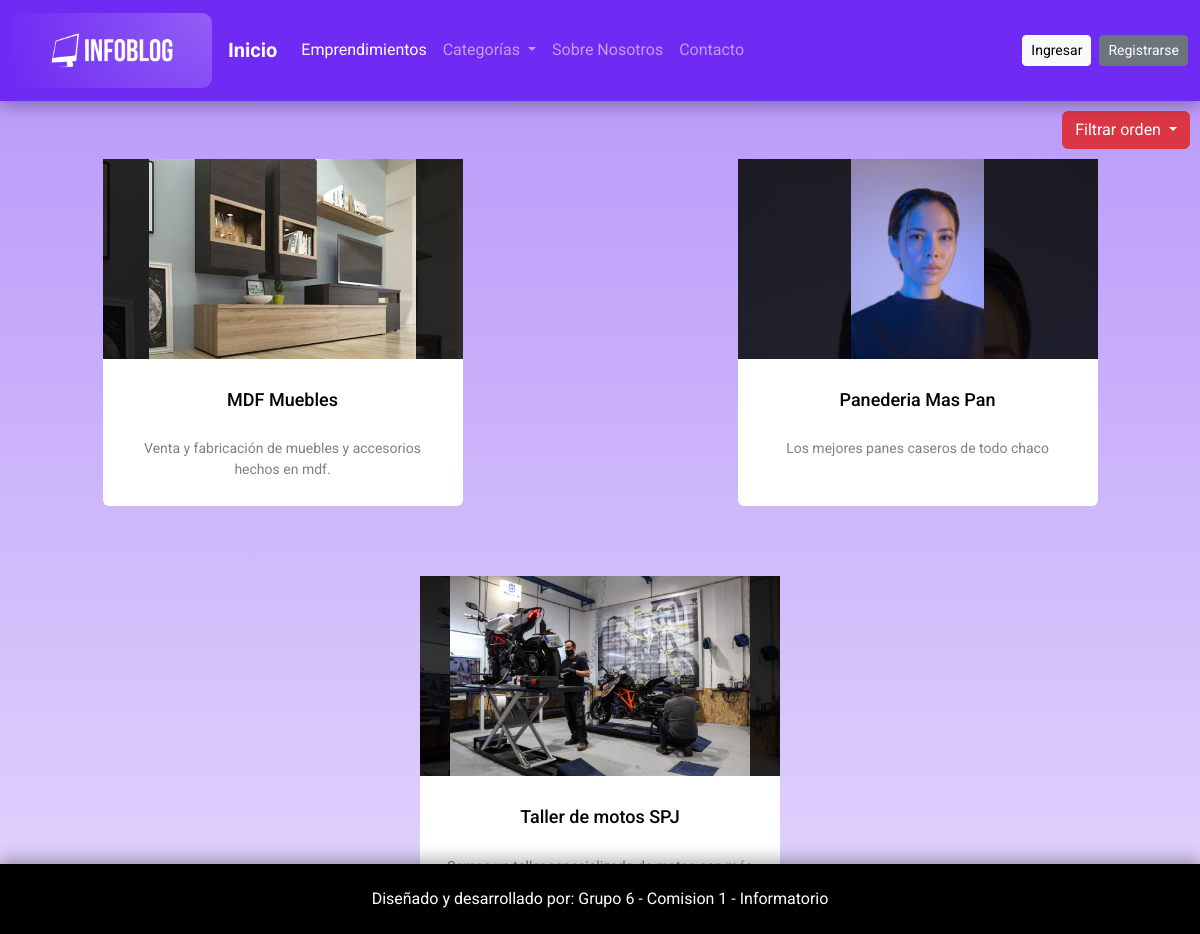
/emprendimientos/Filtrar/asc, run on the app's committed database.
### apps/empr/models.py (models this page shows, shortened)
class Emprendimientos(models.Model):
    creado = models.DateTimeField(
		'creado',
		auto_now_add=True
	)
    modificado = models.DateTimeField(
		'modificado',
		auto_now=True
	)
    titulo = models.CharField(max_length=80)
    resumen = models.TextField()
    contenido = models.TextField()
    autor = models.ForeignKey(User, on_delete = models.CASCADE)
    imagen = models.ImageField(upload_to= 'empr')
    categoria = models.ForeignKey(Categoria, on_delete = models.CASCADE)

### apps/empr/views.py (the view)
# urls.py: path('Filtrar/<str:orden>', views.FiltrarPorOrden.as_view(), name='filtrar_orden'),
class FiltrarPorOrden(ListView):
    model = Emprendimientos
    template_name = 'empr/filtrar-orden.html'
    context_object_name = 'emprendimientos'
    def get_queryset(self):
        nombre = self.kwargs.get('nombre')
        if nombre:
            queryset = Emprendimientos.objects.filter(categoria__nombre=nombre)
        else:
            queryset = Emprendimientos.objects.all()
        orden = self.kwargs.get('orden')
        if orden == 'asc':
            queryset = queryset.order_by('titulo')
        elif orden == 'desc':
            queryset = queryset.order_by('-titulo')
        elif orden == 'antiguedad-asc':
            queryset = queryset.annotate(creado_date=Func(F('creado'), function='date')).order_by('-creado_date')
        elif orden == 'antiguedad-desc':
            queryset = queryset.annotate(creado_date=Func(F('creado'), function='date')).order_by('creado_date')
        return queryset
    def get_context_data(self, **kwargs):
        context = super().get_context_data(**kwargs)
        context['nombre'] = self.kwargs.get('nombre')
        return context

### proyectoFinal/context_processors.py (called while the page is built)
def categorias_processor(request):
    cat_context = Categoria.objects.all()
    num_categorias = len(cat_context)
    return {
        'cat_context': cat_context,
        'num_categorias': num_categorias,
    }

def emprendimientos_processor(request):
    emprendimientos = Emprendimientos.objects.all()
    num_emprendimientos = len(emprendimientos)
    return{
        'empr_context': emprendimientos,
        'num_emprendimientos': num_emprendimientos,
    }

def usuarios_processor(request):
    usuarios = User.objects.all()
    num_usuarios = len(usuarios)
    return{
        'num_usuarios': num_usuarios
    }

def emprendimientos_categorias(request):
    categorias = Categoria.objects.filter(emprendimientos__isnull=False).distinct()
    emprendimientos_por_categoria = {}
    for cat in categorias:
        emprendimientos = Emprendimientos.objects.filter(categoria=cat)
        emprendimientos_por_categoria[cat] = emprendimientos
    return {'empr_cat': emprendimientos_por_categoria}

### templates/empr/filtrar-orden.html (shortened to what this page needs)
{% extends 'base.html' %}
{% block css %}
{% load static %}
<link rel="stylesheet" href="{% static 'css/style_filtrar.css'%}">
{% endblock css %}
{% block contenido %}
<div class="base">
  <div class="filtros">
    <div class="dropdown-2">
      <button class="btn btn-danger dropdown-toggle" type="button" data-bs-toggle="dropdown" aria-expanded="false">
        Filtrar orden
      </button>
    </div>
  </div>
  <div class="empr">
    {%if emprendimientos%}
    {%for emprendimimento in emprendimientos%}
    <div class="card" style="border: none;">
        <a href="{% url 'empr:detalle_emprendimiento' emprendimimento.pk %}">
        <div class="img-content" style="background: linear-gradient(rgba(0,0,0,0.8),rgba(0,0,0,0.8)) ,url({{emprendimimento.imagen.url}}); background-size: cover;">
          <img src="{{emprendimimento.imagen.url}}" alt="foto">
        </div>
        <div class="card-content">
          <h2 class="titulo">{{emprendimimento.titulo}}</h2>
          <p class="name">{{emprendimimento.resumen}}</p>
        </div>
      </a>
    </div>
    {%endfor%}
    {%else%}
    <h1 class="no-disponible">No hay emprendimientos disponibles para esta sección</h1>
    {%endif%}
  </div>
</div>
{% endblock contenido %}

### static/css/style_filtrar.css (style rules this page uses)
.dropdown-2 { display: flex; justify-content: end; margin: 10px; }
.empr { margin: 10px 0px; display: flex; gap:70px; flex-wrap: wrap; justify-content:space-around; }
.card { display: flex; flex-direction: column; border-radius: 25px; background-color: #FFF; width: 360px; }
.img-content { display: flex; justify-content: center; width: 100%; height: 200px; }
.img-content img { max-width: 100%; max-height: 100%; }
.card-content { display: flex; flex-direction: column; align-items: center; padding: 10px 20px; }
.titulo { font-size: 18px; font-weight: 500; color: #333; padding: 20px; }
.name { font-size: 14px; color: grey; text-align: center; }

### static/css/style.css (style rules this page uses)
* { margin: 0; padding: 0; -webkit-box-sizing: border-box; -moz-box-sizing: border-box; box-sizing: border-box; }
body { padding: 0; margin: 0; background: linear-gradient(rgba(111,42,243,0.5), rgba(111,42,243,0.2)) ,url("../img/fondo-claro2.jpg"); background-size:cover; font-family: 'Roboto', 'Open Sans', Arial, Helvetica, Sans-serif, Verdana; }
a { text-decoration: none; }
.titulo, .autor { color: black; }
a { color: #03658c; text-decoration: none; }

### data on the page
Emprendimientos: imagen (picture), titulo "MDF Muebles", resumen "Venta y fabricación de muebles y accesorios hechos en mdf."
Emprendimientos: imagen (picture), titulo "Panederia Mas Pan", resumen "Los mejores panes caseros de todo chaco"
Emprendimientos: imagen (picture), titulo "Taller de motos SPJ"
